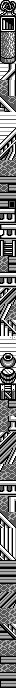

This game map was drawn from its Tiled (.tmx) file and the tilesets committed beside it. A one-line description and the full map source follow:
An orthogonal 2x86 tile map with 8x8 px tiles, 1 tile layer (metatiles).

<map height="86" orientation="orthogonal" renderorder="right-down" tileheight="8" tilewidth="8" width="2">
	<tileset firstgid="1" tilewidth="8" tileheight="8">
		<image source="../../../gfx/tilesets/gfx_054_6990.png" />
	</tileset>
	<layer height="86" id="1" name="metatiles" width="2">
		<data encoding="csv">
2, 4,
3, 5,
6, 8,
7, 9,
10, 11,
10, 11,
10, 11,
12, 13,
14, 16,
15, 17,
18, 20,
19, 20,
21, 19,
22, 21,
14, 14,
14, 14,
14, 15,
15, 23,
23, 25,
24, 26,
18, 19,
19, 18,
27, 27,
19, 28,
27, 27,
27, 29,
30, 32,
31, 33,
34, 30,
35, 31,
36, 38,
37, 39,
18, 28,
19, 28,
40, 40,
41, 41,
23, 42,
42, 43,
44, 45,
26, 18,
46, 48,
47, 46,
14, 49,
14, 14,
50, 52,
51, 53,
54, 56,
55, 57,
58, 60,
59, 61,
18, 28,
19, 18,
18, 62,
19, 63,
23, 42,
42, 64,
64, 44,
43, 26,
45, 19,
18, 19,
30, 30,
31, 31,
18, 65,
19, 20,
21, 18,
48, 21,
47, 47,
47, 47,
66, 47,
48, 66,
27, 27,
27, 27,
27, 27,
19, 18,
64, 64,
64, 43,
19, 18,
19, 18,
67, 48,
27, 67,
18, 18,
19, 19,
28, 27,
18, 19,
27, 27,
28, 27</data>
	</layer>
</map>
